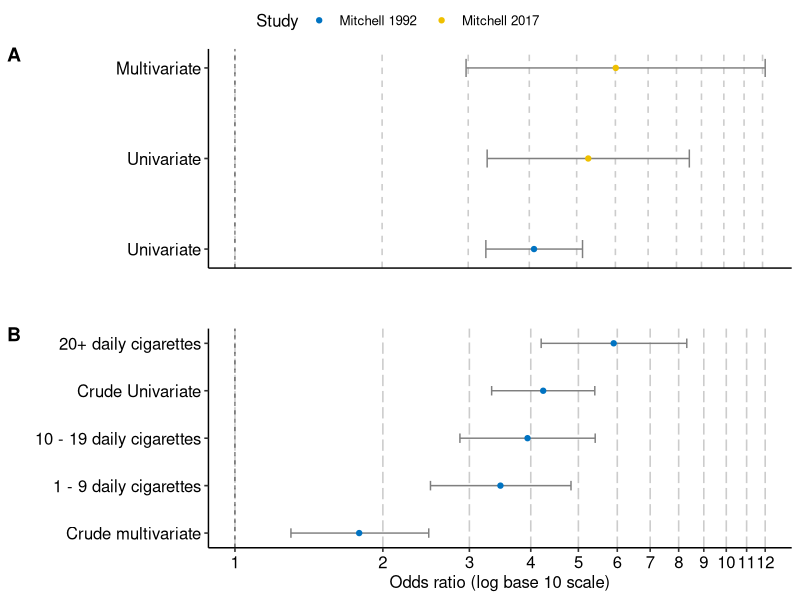
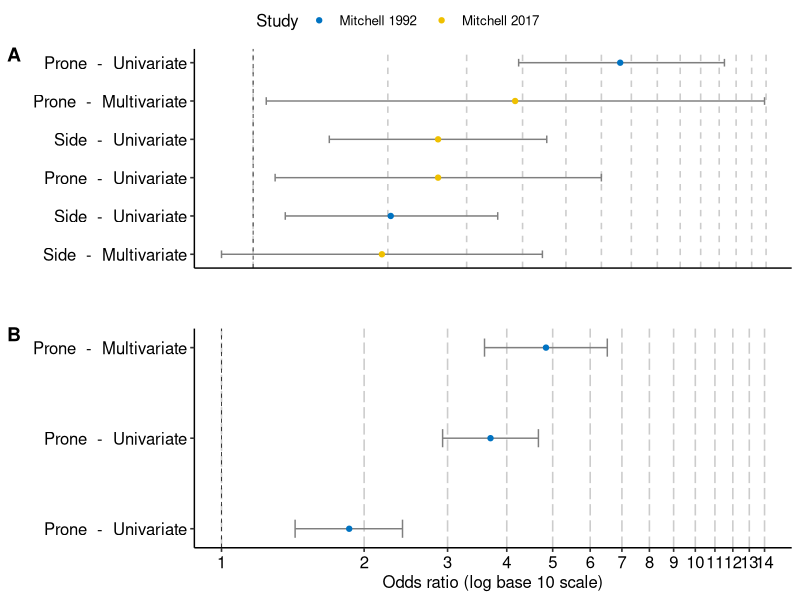
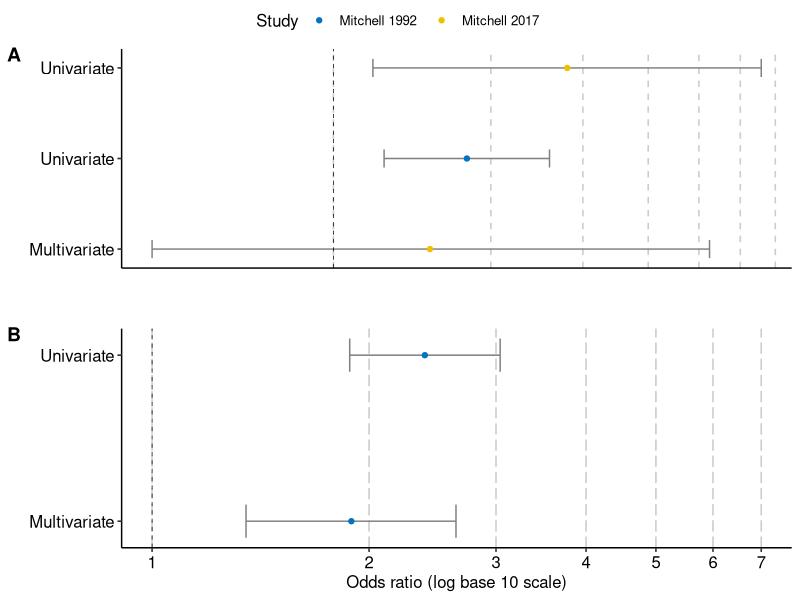
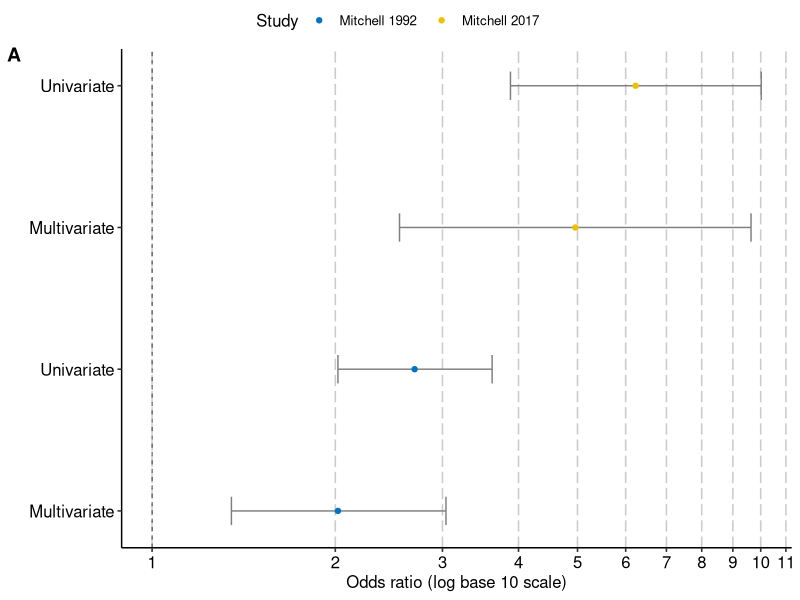

Write the R code that produced these figures, in order.
library(tidyverse)
library(readxl)
library(magrittr)
library(ggpubr)
library(ggsci)

# Smoking -----------------------------------------------------------------

smoking_rf <- read_excel(here::here("data", "risk-factors.xlsx"), 
                         sheet = "smoking")

smoking_rf %<>%
  group_by(Exposure) %>%
  arrange(OR) %>%
  mutate(order = row_number())
  
smoking_rf$`Lower CI` <- as.numeric(smoking_rf$`Lower CI`)
smoking_rf$`Upper CI` <- as.numeric(smoking_rf$`Upper CI`)

smoke_preg <- subset(smoking_rf, Exposure == "Smoking during pregnancy")
smoke_2w <- subset(smoking_rf, Exposure != "Smoking during pregnancy")

smoke_preg_plot <- 
  ggplot(data = smoke_preg) +
  geom_errorbarh(aes(xmin = `Lower CI`, xmax = `Upper CI`, y = order),
                 size = .5, height = .2, color = "gray50") +
  geom_point(aes(x = OR, y = order, color = Study)) +
  geom_vline(aes(xintercept = 1), size = .25, linetype = "dashed") +
  scale_y_continuous(breaks = smoke_preg$order, labels = smoke_preg$`Analysis Method`) +
  scale_x_log10(breaks = seq(0,12,1)) +
  ylab("") +
  xlab("") +
  scale_fill_jco() +
  scale_color_jco() +
  theme_pubr() +
  theme(panel.grid.major.x = element_line(color = "grey80",
                                          linetype = "dashed"),
        axis.title.x = element_blank(),
        axis.ticks.x = element_blank(),
        axis.text.x = element_blank())

smoke_2w_plot <- 
  ggplot(data = smoke_2w) +
  geom_errorbarh(aes(xmin = `Lower CI`, xmax = `Upper CI`, y = order),
                 size = .5, height = .2, color = "gray50") +
  geom_point(aes(x = OR, y = order, color = Study)) +
  geom_vline(aes(xintercept = 1), size = .25, linetype = "dashed") +
  scale_y_continuous(breaks = smoke_2w$order, labels = smoke_2w$`Analysis Method`) +
  scale_x_log10(breaks = seq(0,12,1), limits = c(1, 12)) +
  ylab("") +
  xlab("Odds ratio (log base 10 scale)") +
  scale_fill_jco() +
  scale_color_jco() +
  theme_pubr() +
  theme(panel.grid.major.x = element_line(color = "grey80",
                                          linetype = "longdash"),
        legend.position = "none")

ggarrange(smoke_preg_plot, smoke_2w_plot, ncol = 1, 
          common.legend = TRUE, align = "hv",
          labels = c("A", "B"))


# Sleeping ----------------------------------------------------------------

sleeping_rf <- read_excel(here::here("data", "risk-factors.xlsx"), 
                         sheet = "sleeping")

sleeping_rf %<>%
  group_by(`Non-exposure`) %>%
  arrange(OR) %>%
  mutate(order = row_number(),
         labels = paste(Exposure, " - ", `Analysis Method`))

sleeping_rf$`Lower CI` <- as.numeric(sleeping_rf$`Lower CI`)
sleeping_rf$`Upper CI` <- as.numeric(sleeping_rf$`Upper CI`)

sleep_back <- subset(sleeping_rf, `Non-exposure` == "Back")
sleep_any <- subset(sleeping_rf, `Non-exposure` != "Back")

sleep_back_plot <- 
  ggplot(data = sleep_back) +
  geom_errorbarh(aes(xmin = `Lower CI`, xmax = `Upper CI`, y = order),
                 size = .5, height = .2, color = "gray50") +
  geom_point(aes(x = OR, y = order, color = Study)) +
  geom_vline(aes(xintercept = 1), size = .25, linetype = "dashed") +
  scale_y_continuous(breaks = sleep_back$order, labels = sleep_back$labels) +
  scale_x_log10(breaks = seq(0,14,1)) +
  ylab("") +
  xlab("") +
  scale_fill_jco() +
  scale_color_jco() +
  theme_pubr() +
  theme(panel.grid.major.x = element_line(color = "grey80",
                                          linetype = "dashed"),
        axis.title.x = element_blank(),
        axis.ticks.x = element_blank(),
        axis.text.x = element_blank())

sleep_any_plot <- 
  ggplot(data = sleep_any) +
  geom_errorbarh(aes(xmin = `Lower CI`, xmax = `Upper CI`, y = order),
                 size = .5, height = .2, color = "gray50") +
  geom_point(aes(x = OR, y = order, color = Study)) +
  geom_vline(aes(xintercept = 1), size = .25, linetype = "dashed") +
  scale_y_continuous(breaks = sleep_any$order, labels = sleep_any$labels) +
  scale_x_log10(breaks = seq(0,14,1), limits = c(1, 14)) +
  ylab("") +
  xlab("Odds ratio (log base 10 scale)") +
  scale_fill_jco() +
  scale_color_jco() +
  theme_pubr() +
  theme(panel.grid.major.x = element_line(color = "grey80",
                                          linetype = "longdash"),
        legend.position = "none")

ggarrange(sleep_back_plot, sleep_any_plot, ncol = 1, 
          common.legend = TRUE, align = "hv",
          labels = c("A", "B"))


# Breast Feeding ----------------------------------------------------------

bf_rf <- read_excel(here::here("data", "risk-factors.xlsx"), 
                         sheet = "breastfeeding")

bf_rf %<>%
  group_by(Exposure) %>%
  arrange(OR) %>%
  mutate(order = row_number())

bf_rf$`Lower CI` <- as.numeric(bf_rf$`Lower CI`)
bf_rf$`Upper CI` <- as.numeric(bf_rf$`Upper CI`)

bf_any <- subset(bf_rf, Exposure == "No breast feeding")
bf_exclusive <- subset(bf_rf, Exposure != "No breast feeding")

bf_any_plot <- 
  ggplot(data = bf_any) +
  geom_errorbarh(aes(xmin = `Lower CI`, xmax = `Upper CI`, y = order),
                 size = .5, height = .2, color = "gray50") +
  geom_point(aes(x = OR, y = order, color = Study)) +
  geom_vline(aes(xintercept = 1), size = .25, linetype = "dashed") +
  scale_y_continuous(breaks = bf_any$order, labels = bf_any$`Analysis Method`) +
  scale_x_log10(breaks = seq(0,7,1)) +
  ylab("") +
  xlab("") +
  scale_fill_jco() +
  scale_color_jco() +
  theme_bw() +
  theme_pubr() +
  theme(panel.grid.major.x = element_line(color = "grey80",
                                          linetype = "dashed"),
        axis.title.x = element_blank(),
        axis.ticks.x = element_blank(),
        axis.text.x = element_blank())

bf_exclusive_plot <- 
  ggplot(data = bf_exclusive) +
  geom_errorbarh(aes(xmin = `Lower CI`, xmax = `Upper CI`, y = order),
                 size = .5, height = .2, color = "gray50") +
  geom_point(aes(x = OR, y = order, color = Study)) +
  geom_vline(aes(xintercept = 1), size = .25, linetype = "dashed") +
  scale_y_continuous(breaks = bf_exclusive$order, labels = bf_exclusive$`Analysis Method`) +
  scale_x_log10(breaks = seq(0,7,1), limits = c(1, 7)) +
  ylab("") +
  xlab("Odds ratio (log base 10 scale)") +
  scale_fill_jco() +
  scale_color_jco() +
  theme_pubr() +
  theme(panel.grid.major.x = element_line(color = "grey80",
                                          linetype = "longdash"),
        legend.position = "none")

ggarrange(bf_any_plot, bf_exclusive_plot, ncol = 1, 
          common.legend = TRUE, align = "hv",
          labels = c("A", "B"))

# Bed Sharing -------------------------------------------------------------

bed_rf <- read_excel(here::here("data", "risk-factors.xlsx"), 
                         sheet = "bed-sharing")

bed_rf %<>%
  group_by(Exposure) %>%
  arrange(OR) %>%
  mutate(order = row_number())

bed_rf$`Lower CI` <- as.numeric(bed_rf$`Lower CI`)
bed_rf$`Upper CI` <- as.numeric(bed_rf$`Upper CI`)

bed_sharing_plot <- 
  ggplot(data = bed_rf) +
  geom_errorbarh(aes(xmin = `Lower CI`, xmax = `Upper CI`, y = order),
                 size = .5, height = .2, color = "gray50") +
  geom_point(aes(x = OR, y = order, color = Study)) +
  geom_vline(aes(xintercept = 1), size = .25, linetype = "dashed") +
  scale_y_continuous(breaks = bed_rf$order, labels = bed_rf$`Analysis Method`) +
  scale_x_log10(breaks = seq(0,11,1)) +
  ylab("") +
  xlab("Odds ratio (log base 10 scale)") +
  scale_fill_jco() +
  scale_color_jco() +
  theme_pubr() +
  theme(panel.grid.major.x = element_line(color = "grey80",
                                          linetype = "longdash"),
        legend.position = "none")

ggarrange(bed_sharing_plot, ncol = 1, 
          common.legend = TRUE, align = "hv",
          labels = c("A"))

